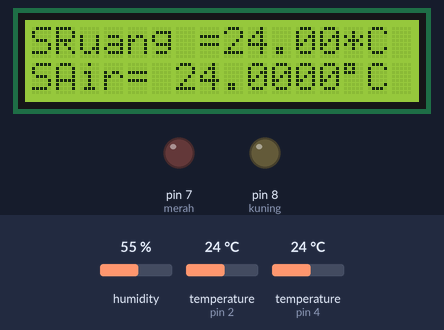
The sketch below on a simulated Arduino Uno, built with avr-gcc and run on an emulated ATmega328P. Shown: 16×2 character LCD, output pins drawn as LEDs (lit = HIGH). Inputs (shaded band) come from the test bench; at power-on: temperature (sensors on pin 2, pin 4) 24 °C, humidity 55 %.

Above: at 1.2 s.
1.3 s: temperature (sensor on pin 2) set to 12 °C
At 2.8 s:
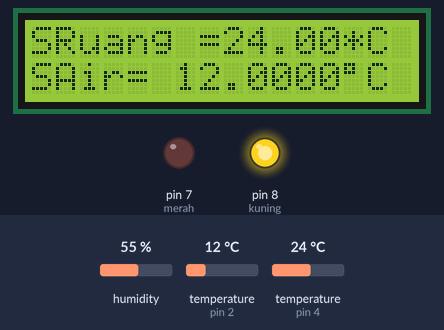
3.9 s: temperature (sensor on pin 4) set to 12 °C
At 6.8 s:
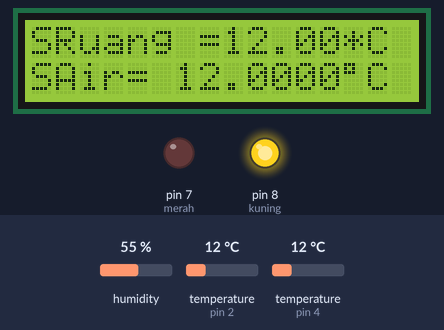
7.7 s: temperature (sensor on pin 2) set to 19 °C
At 10.0 s:
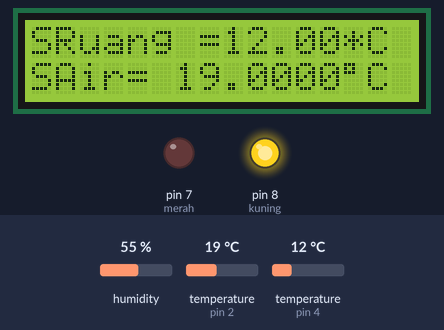
11.1 s: temperature (sensor on pin 4) set to 19 °C
At 12.4 s:
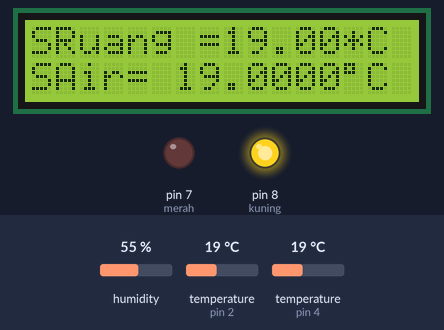
13.4 s: temperature (sensor on pin 2) set to 28 °C
At 16.5 s:
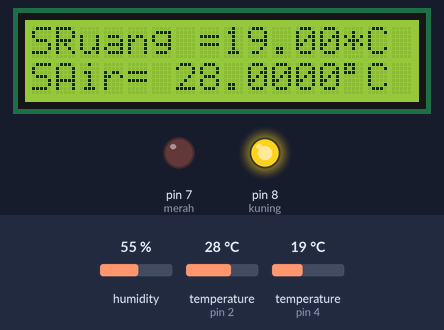
16.8 s: temperature (sensor on pin 4) set to 28 °C
At 18.1 s:
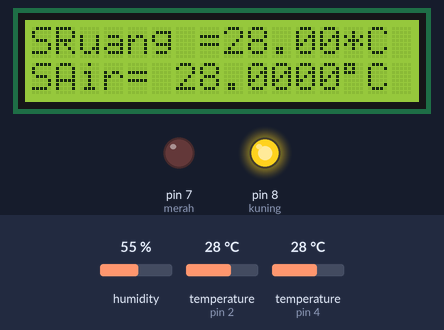
Timing chart, 0 to 19.8 s (numbered marks = the images above; inputs shaded):
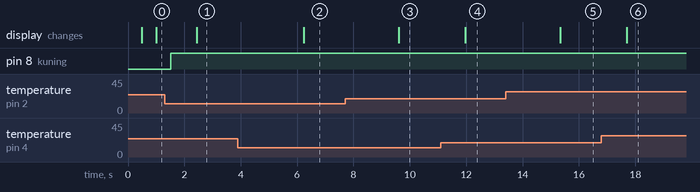

Measured:
- after the input at 1.3 s, the display: changes after 1.1 s (image 1)
- after the input at 3.9 s, the display: changes after 2.3 s (image 2)
- after the input at 7.7 s, the display: changes after 1.9 s (image 3)
- after the input at 11.1 s, the display: changes after 0.86 s (image 4)
- after the input at 13.4 s, the display: changes after 1.9 s (image 5)
- after the input at 16.8 s, the display: changes after 0.90 s (image 6)

The sketch:

uas_sensor_ds18b20_dan_dht_11.ino
```cpp
#include <LiquidCrystal_I2C.h>
#include <OneWire.h>
#include <DallasTemperature.h>
#define ONE_WIRE_BUS 2
#define merah 7
#define kuning 8
#include <DHT.h>
DHT dht(4, DHT11);
LiquidCrystal_I2C lcd(0x27, 16, 2);

OneWire oneWire(ONE_WIRE_BUS);
DallasTemperature sensor(&oneWire);
float suhuDS18B20;

void setup(void)
{
  lcd.begin();
  lcd.backlight();
  Serial.begin(9600);
  dht.begin();
  pinMode(merah, OUTPUT);
  pinMode(kuning, OUTPUT);
}

void loop(void)
{

  float suhudht = dht.readTemperature();
  sensor.setResolution(11);
  sensor.requestTemperatures();
  suhuDS18B20 = sensor.getTempCByIndex(0);

  //Serial.println(suhuDS18B20, 1);
  //Serial.println(suhuDS18B20, 2);
  //Serial.println(suhuDS18B20, 3);
  //Serial.println(suhuDS18B20, 4);
  lcd.setCursor(0,0);
  lcd.print("SRuang =");
  lcd.print(suhudht);
  lcd.println("*C ");
  delay(500);
  lcd.setCursor(0, 1);
  lcd.print("SAir=");
  lcd.setCursor(6, 1);
  lcd.print(suhuDS18B20, 4);
  lcd.print((char)223);
  lcd.print("C");
  delay(500);

  if(suhuDS18B20 > 50 ){
  digitalWrite(merah, HIGH);
  digitalWrite(kuning, LOW);
  lcd.clear();
  lcd.setCursor(0,0);
  lcd.print("Suhu Air Tinggi");
  lcd.setCursor(0, 1);
  lcd.print("");
  delay(1000);

  }
  else if(suhuDS18B20 < 50 ){
  digitalWrite(kuning, HIGH);
  digitalWrite(merah, LOW);
}
}
```
